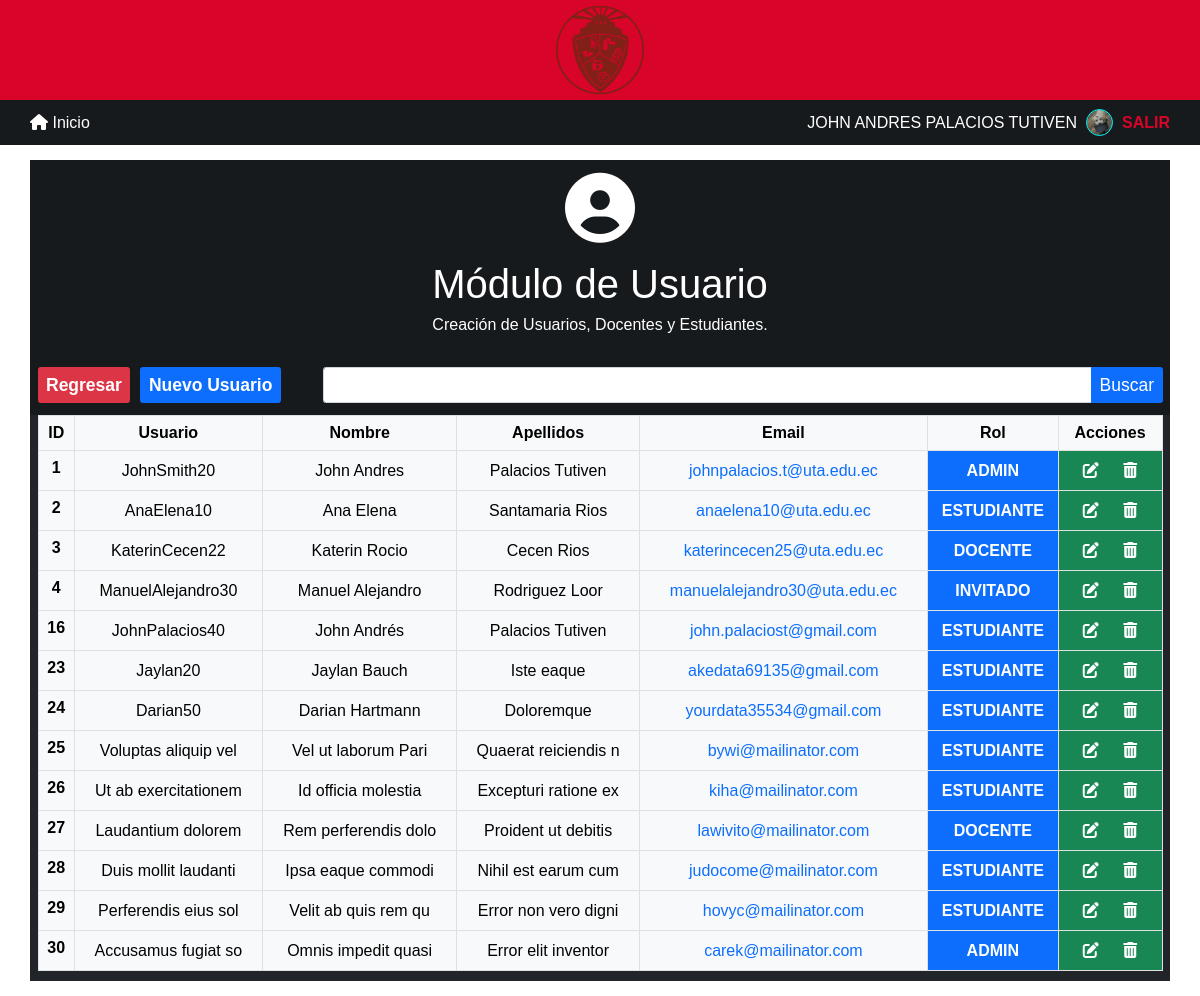
Screenshot of /views/crud/usuario/index.php (signed in) with the database file from the repository.
### tables this page shows
CREATE TABLE `usuario` (
  `ID_Usuario` bigint NOT NULL,
  `ID_Persona` bigint DEFAULT NULL,
  `ID_Rol` bigint DEFAULT NULL,
  `Usuario` varchar(100) DEFAULT NULL,
  `Email` varchar(100) DEFAULT NULL
);

CREATE TABLE `persona` (
  `ID_Persona` bigint NOT NULL,
  `Nombre` varchar(100) DEFAULT NULL,
  `Apellidos` varchar(100) DEFAULT NULL,
  `Direccion` varchar(150) DEFAULT NULL
);

CREATE TABLE `rol` (
  `ID_Rol` bigint NOT NULL,
  `Nombre` varchar(100) DEFAULT NULL
);

### views/crud/usuario/index.php (the view, shortened to what this page needs)
<?php
include "../../../model/middleware.php";
$arrayUsuarios = $conexion->query("SELECT * FROM `usuario`")->fetch_all();
$arrayPersonas = $conexion->query("SELECT * FROM `persona`")->fetch_all();
$arrayRoles = $conexion->query("SELECT * FROM `rol`")->fetch_all();
?>
<!DOCTYPE html>
<html lang="en">
<head>
   <?php include "../resources.php" ?>
</head>
<body>
   <?php include "../header.php" ?>
   <main class="p-4">
      <div class="container-lg bg-primary-dark">
         <div class="row">
            <div class="col-lg-12 bg-primary-dark text-white text-center grid py-3">
               <i class="fa-solid fa-circle-user icono my-1"></i>
               <h1 class=" text-black mt-4 signature">Módulo de Usuario</h1>
               <p>Creación de Usuarios, Docentes y Estudiantes.</p>
            </div>
            <div class="col-lg-3 flex flex-align-center mt-3 mb-3">
               <a href="../../../views/admin.php" class="btn btn-danger fw-bold text-white fs-3">
                  Regresar
               </a>
               <a href="create.php" class="btn btn-primary fw-bold text-white fs-3 mx-3   ">
                  Nuevo Usuario
               </a>
            </div>
            <div class="col-lg-9 mt-3 mb-3">
               <div class="input-group ">
                  <input type="text" class="form-control fs-3" name="buscador" id="buscador">
                  <button class="btn btn-primary fs-3" type="button" id="button-addon2">Buscar</button>
               </div>
            </div>
            <div class="col-lg-12 bg-dark">
               <div class="table-responsive">
                  <table id="tabla" class=" table table-light table-bordered text-center w-100">
                     <thead>
                        <tr>
                           <th scope="col">ID</th>
                           <th scope="col">Usuario</th>
                           <th scope="col">Nombre</th>
                           <th scope="col">Apellidos</th>
                           <th scope="col">Email</th>
                           <th scope="col">Rol</th>
                           <th scope="col">Acciones</th>
                        </tr>
                     </thead>
                     <tbody>
                        <?php
if (isset($arrayPersonas) && isset($arrayUsuarios) && isset($arrayRoles)) {
    for ($i = 0; $i < count($arrayUsuarios); $i++) {
        for ($j = 0; $j < count($arrayPersonas); $j++) {
            if ($arrayUsuarios[$i][1] == $arrayPersonas[$j][0]) {
                for ($h = 0; $h < count($arrayRoles); $h++) {
                    if ($arrayUsuarios[$i][2] == $arrayRoles[$h][0]) {
                        echo
                        '
              <tr >
                 <th scope="col">' . $arrayUsuarios[$i][0] . '</th>
                 <td >' . $arrayUsuarios[$i][3] . '</td>
                 <td >' . $arrayPersonas[$j][1] . '</td>
                 <td >' . $arrayPersonas[$j][2] . '</td>
                 <td >
                     <a href="mailto:' . $arrayUsuarios[$i][4] . '">
                     ' . $arrayUsuarios[$i][4] . '
                     </a>
                 </td>
                 <td class="bg-primary text-white fw-bold" >' . strtoupper($arrayRoles[$h][1]) . '</td>
                 <td class="bg-success fw-bold" >
                    <a href="update.php?ID=' . $arrayUsuarios[$i][0] . '" class="text-white mx-3">
                       <i class="fa-solid fa-pen-to-square"></i>
                    </a>
                    <a href="delete.php?ID=' . $arrayUsuarios[$i][0] . '" class="text-white mx-3">
                       <i class="fas fa-trash-alt"></i>
                    </a>
                 </td>
              </tr>
              ';
                    }
                }
            }
        }
    }
}
?>
                     </tbody>
                  </table>
               </div>
            </div>
         </div>
      </div>
   </main>
</body>
</html>

### css/framework.css (style rules this page uses)
:root { --FS-heading: 4rem; --FS-subheading: 3rem; --FS-general: 1.6rem; --CL-white: white; --CL-black: black; --CL-primary-red: #d90429; --CL-primary-dark: #161a1d; --CL-primary-blue: #0d6efd; --CL-aqua: aqua; --FF-signature: "Frest Style", sans-serif; --FF-general: "Poppins", sans-serif; }
html { font-size: 62.5%; scroll-behavior: smooth; }
*, *::after, *::before { margin: 0; padding: 0; box-sizing: border-box; }
* { transition: 0.2s all; }
body { min-height: 100vh; width: 100%; font-size: var(--FS-general); font-family: var(--FF-general); }
a { text-decoration: none; }
.w-100 { height: 100%; }
.flex { display: flex; }
.flex-align-center { align-items: center; }
.grid { display: grid; }
.text-center { text-align: center; }
.icono { font-size: 7rem; }
.bg-primary-dark { background-color: var(--CL-primary-dark); }
.signature { font-family: var(--FF-signature); font-size: calc(var(--FS-heading)); }
.table tbody { cursor: pointer; }
.table tbody tr td { padding: 0.75rem 0; }

### views/crud/usuario/index.php (style rules this page uses)
.icono { font-size: 7rem; }

### rows the page displays
usuario: ID_Usuario "1", Usuario "JohnSmith20", ID_Persona.Nombre "John Andres", ID_Persona.Apellidos "Palacios Tutiven", Email "johnpalacios.t@uta.edu.ec", ID_Rol.Nombre "ADMIN"
usuario: ID_Usuario "2", Usuario "AnaElena10", ID_Persona.Nombre "Ana Elena", ID_Persona.Apellidos "Santamaria Rios", Email "anaelena10@uta.edu.ec", ID_Rol.Nombre "ESTUDIANTE"
usuario: ID_Usuario "3", Usuario "KaterinCecen22", ID_Persona.Nombre "Katerin Rocio", ID_Persona.Apellidos "Cecen Rios", Email "katerincecen25@uta.edu.ec", ID_Rol.Nombre "DOCENTE"
usuario: ID_Usuario "4", Usuario "ManuelAlejandro30", ID_Persona.Nombre "Manuel Alejandro", ID_Persona.Apellidos "Rodriguez Loor", Email "manuelalejandro30@uta.edu.ec", ID_Rol.Nombre "INVITADO"
usuario: ID_Usuario "16", Usuario "JohnPalacios40", ID_Persona.Nombre "John Andrés", ID_Persona.Apellidos "Palacios Tutiven", Email "john.palaciost@gmail.com", ID_Rol.Nombre "ESTUDIANTE"
usuario: ID_Usuario "23", Usuario "Jaylan20", ID_Persona.Nombre "Jaylan Bauch", ID_Persona.Apellidos "Iste eaque", Email "akedata69135@gmail.com", ID_Rol.Nombre "ESTUDIANTE"
usuario: ID_Usuario "24", Usuario "Darian50", ID_Persona.Nombre "Darian Hartmann", ID_Persona.Apellidos "Doloremque", Email "yourdata35534@gmail.com", ID_Rol.Nombre "ESTUDIANTE"
usuario: ID_Usuario "25", Usuario "Voluptas aliquip vel", ID_Persona.Nombre "Vel ut laborum Pari", ID_Persona.Apellidos "Quaerat reiciendis n", Email "bywi@mailinator.com", ID_Rol.Nombre "ESTUDIANTE"
usuario: ID_Usuario "26", Usuario "Ut ab exercitationem", ID_Persona.Nombre "Id officia molestia", ID_Persona.Apellidos "Excepturi ratione ex", Email "kiha@mailinator.com", ID_Rol.Nombre "ESTUDIANTE"
usuario: ID_Usuario "27", Usuario "Laudantium dolorem", ID_Persona.Nombre "Rem perferendis dolo", ID_Persona.Apellidos "Proident ut debitis", Email "lawivito@mailinator.com", ID_Rol.Nombre "DOCENTE"
usuario: ID_Usuario "28", Usuario "Duis mollit laudanti", ID_Persona.Nombre "Ipsa eaque commodi", ID_Persona.Apellidos "Nihil est earum cum", Email "judocome@mailinator.com", ID_Rol.Nombre "ESTUDIANTE"
usuario: ID_Usuario "29", Usuario "Perferendis eius sol", ID_Persona.Nombre "Velit ab quis rem qu", ID_Persona.Apellidos "Error non vero digni", Email "hovyc@mailinator.com", ID_Rol.Nombre "ESTUDIANTE"
usuario: ID_Usuario "30", Usuario "Accusamus fugiat so", ID_Persona.Nombre "Omnis impedit quasi", ID_Persona.Apellidos "Error elit inventor", Email "carek@mailinator.com", ID_Rol.Nombre "ADMIN"

### other values shown
$_SESSION['NOMBRES'] "JOHN ANDRES PALACIOS TUTIVEN"
